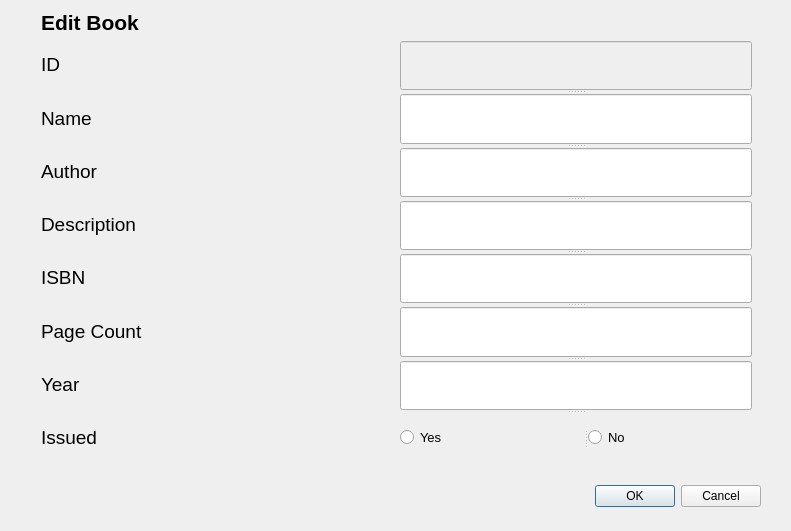
<?xml version="1.0" encoding="UTF-8"?>
<ui version="4.0">
 <class>Dialog</class>
 <widget class="QDialog" name="Dialog">
  <property name="geometry">
   <rect>
    <x>0</x>
    <y>0</y>
    <width>791</width>
    <height>531</height>
   </rect>
  </property>
  <property name="windowTitle">
   <string>Dialog</string>
  </property>
  <widget class="QDialogButtonBox" name="buttonBox">
   <property name="geometry">
    <rect>
     <x>420</x>
     <y>480</y>
     <width>341</width>
     <height>32</height>
    </rect>
   </property>
   <property name="orientation">
    <enum>Qt::Horizontal</enum>
   </property>
   <property name="standardButtons">
    <set>QDialogButtonBox::Cancel|QDialogButtonBox::Ok</set>
   </property>
  </widget>
  <widget class="QWidget" name="">
   <property name="geometry">
    <rect>
     <x>41</x>
     <y>10</y>
     <width>711</width>
     <height>451</height>
    </rect>
   </property>
   <layout class="QVBoxLayout" name="verticalLayout">
    <item>
     <widget class="QLabel" name="label">
      <property name="font">
       <font>
        <pointsize>16</pointsize>
        <weight>75</weight>
        <bold>true</bold>
       </font>
      </property>
      <property name="text">
       <string>Edit Book</string>
      </property>
     </widget>
    </item>
    <item>
     <layout class="QHBoxLayout" name="horizontalLayout">
      <item>
       <layout class="QVBoxLayout" name="verticalLayout_2">
        <item>
         <widget class="QLabel" name="label_2">
          <property name="font">
           <font>
            <pointsize>14</pointsize>
           </font>
          </property>
          <property name="text">
           <string>ID</string>
          </property>
         </widget>
        </item>
        <item>
         <widget class="QLabel" name="label_3">
          <property name="font">
           <font>
            <pointsize>14</pointsize>
           </font>
          </property>
          <property name="text">
           <string>Name</string>
          </property>
         </widget>
        </item>
        <item>
         <widget class="QLabel" name="label_4">
          <property name="font">
           <font>
            <pointsize>14</pointsize>
           </font>
          </property>
          <property name="text">
           <string>Author</string>
          </property>
         </widget>
        </item>
        <item>
         <widget class="QLabel" name="label_5">
          <property name="font">
           <font>
            <pointsize>14</pointsize>
           </font>
          </property>
          <property name="text">
           <string>Description</string>
          </property>
         </widget>
        </item>
        <item>
         <widget class="QLabel" name="label_6">
          <property name="font">
           <font>
            <pointsize>14</pointsize>
           </font>
          </property>
          <property name="text">
           <string>ISBN</string>
          </property>
         </widget>
        </item>
        <item>
         <widget class="QLabel" name="label_7">
          <property name="font">
           <font>
            <pointsize>14</pointsize>
           </font>
          </property>
          <property name="text">
           <string>Page Count</string>
          </property>
         </widget>
        </item>
        <item>
         <widget class="QLabel" name="label_8">
          <property name="font">
           <font>
            <pointsize>14</pointsize>
           </font>
          </property>
          <property name="text">
           <string>Year</string>
          </property>
         </widget>
        </item>
        <item>
         <widget class="QLabel" name="label_9">
          <property name="font">
           <font>
            <pointsize>14</pointsize>
           </font>
          </property>
          <property name="text">
           <string>Issued</string>
          </property>
         </widget>
        </item>
       </layout>
      </item>
      <item>
       <widget class="QSplitter" name="splitter_2">
        <property name="orientation">
         <enum>Qt::Vertical</enum>
        </property>
        <widget class="QLineEdit" name="id_input">
         <property name="enabled">
          <bool>false</bool>
         </property>
        </widget>
        <widget class="QLineEdit" name="name_input"/>
        <widget class="QLineEdit" name="author_input"/>
        <widget class="QLineEdit" name="description_input"/>
        <widget class="QLineEdit" name="isbn_input"/>
        <widget class="QLineEdit" name="page_input"/>
        <widget class="QLineEdit" name="year_input"/>
        <widget class="QSplitter" name="splitter">
         <property name="orientation">
          <enum>Qt::Horizontal</enum>
         </property>
         <widget class="QRadioButton" name="radioButton">
          <property name="font">
           <font>
            <pointsize>10</pointsize>
           </font>
          </property>
          <property name="text">
           <string>Yes</string>
          </property>
         </widget>
         <widget class="QRadioButton" name="radioButton_2">
          <property name="font">
           <font>
            <pointsize>10</pointsize>
           </font>
          </property>
          <property name="text">
           <string>No</string>
          </property>
         </widget>
        </widget>
       </widget>
      </item>
     </layout>
    </item>
   </layout>
  </widget>
 </widget>
 <resources/>
 <connections>
  <connection>
   <sender>buttonBox</sender>
   <signal>accepted()</signal>
   <receiver>Dialog</receiver>
   <slot>accept()</slot>
   <hints>
    <hint type="sourcelabel">
     <x>248</x>
     <y>254</y>
    </hint>
    <hint type="destinationlabel">
     <x>157</x>
     <y>274</y>
    </hint>
   </hints>
  </connection>
  <connection>
   <sender>buttonBox</sender>
   <signal>rejected()</signal>
   <receiver>Dialog</receiver>
   <slot>reject()</slot>
   <hints>
    <hint type="sourcelabel">
     <x>316</x>
     <y>260</y>
    </hint>
    <hint type="destinationlabel">
     <x>286</x>
     <y>274</y>
    </hint>
   </hints>
  </connection>
 </connections>
</ui>
